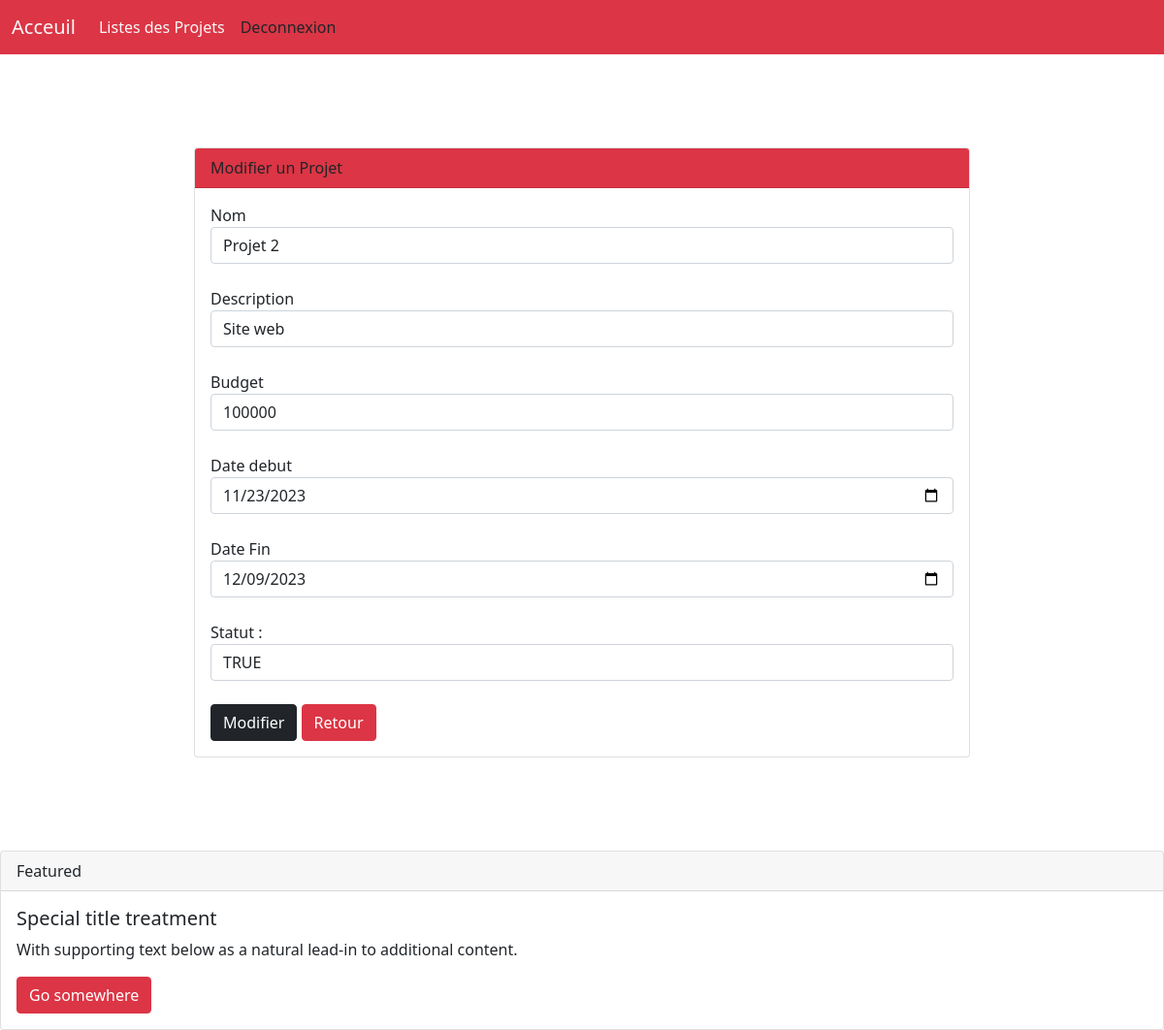
The page /?page=modprojet&&id=3 on the database its author committed.
### tables this page shows
CREATE TABLE `projet` (
  `id` int(11) NOT NULL,
  `code` varchar(255) NOT NULL,
  `nom` varchar(255) NOT NULL,
  `description` text NOT NULL,
  `Budget` int(255) NOT NULL,
  `Date_debut` date NOT NULL,
  `Date_fin` date NOT NULL,
  `Statut` tinyint(1) NOT NULL
);

### modifierProjet.php (the view, shortened to what this page needs)
<div class="col-md-8 offset-2 mt-5">
    <div class="card">
        <div class="card-header bg-danger">
            Modifier un Projet
        </div>
        <div class="card-body">
            <form action="" method="POST">
                    <label for="">Nom</label>
                    <input type="text" name="nom" required class="form-control"value="<?php echo $projet[2] ?>">
                    <br>
                    <label for="">Description</label>
                    <input type="text" name="description" required class="form-control" value="<?php echo $projet[3] ?>">
                    <br>
                    <label for="">Budget</label>
                    <input type="number" name="budget" required class="form-control"value="<?php echo $projet[4] ?>">
                    <br>
                    <label for="">Date debut</label>
                    <input type="date" name="date_debut" required class="form-control" value="<?php echo $projet[5] ?>">
                    <br>
                    <label for="">Date Fin</label>
                    <input type="date" name="date_fin" required class="form-control"value="<?php echo $projet[6] ?>">
                    <br>
                    <label for="sexe">Statut :</label>
                         <select name="statut" id="statut" required class="form-control"value="<?php echo $projet[7] ?>">
                         <option value="true">TRUE</option>
                        </select>
                        <br>
                    <button type="submit" name="modifier" class="btn btn-dark">Modifier</button>
                    <button type="submit" name="annuler" class="btn btn-danger">Retour</button>
                </form>
            </div>
    </div>
</div>

### rows shown on the page
projet: description "Site web", date_debut "11/23/2023", statut "TRUE"
